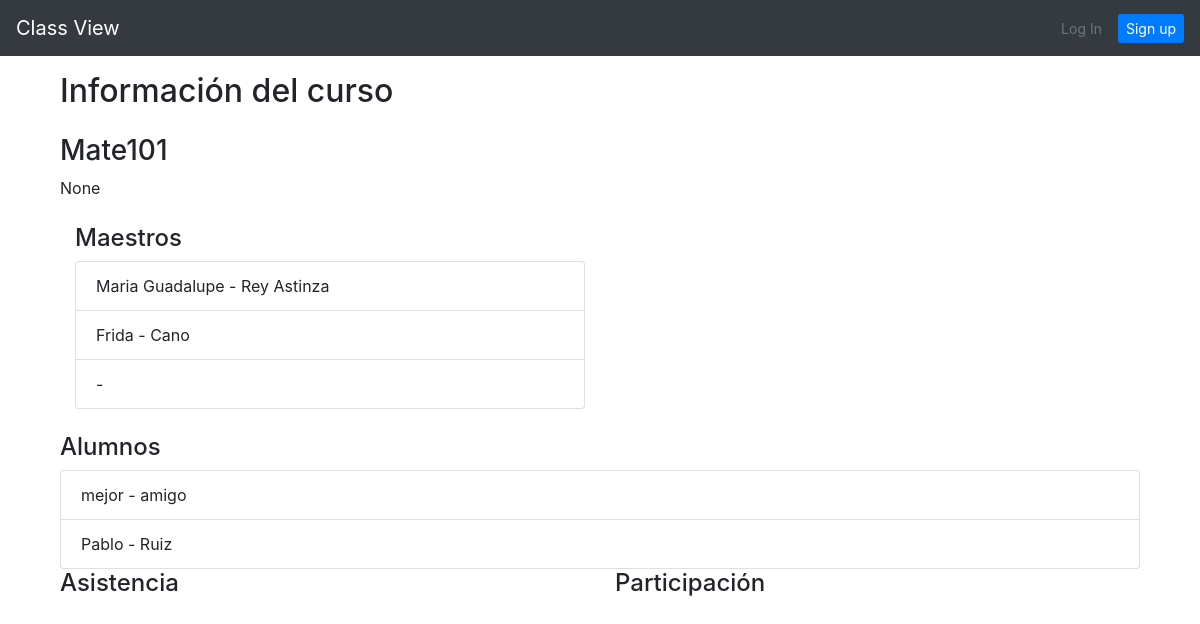
Before: /dashboard/1/ with the older database file.
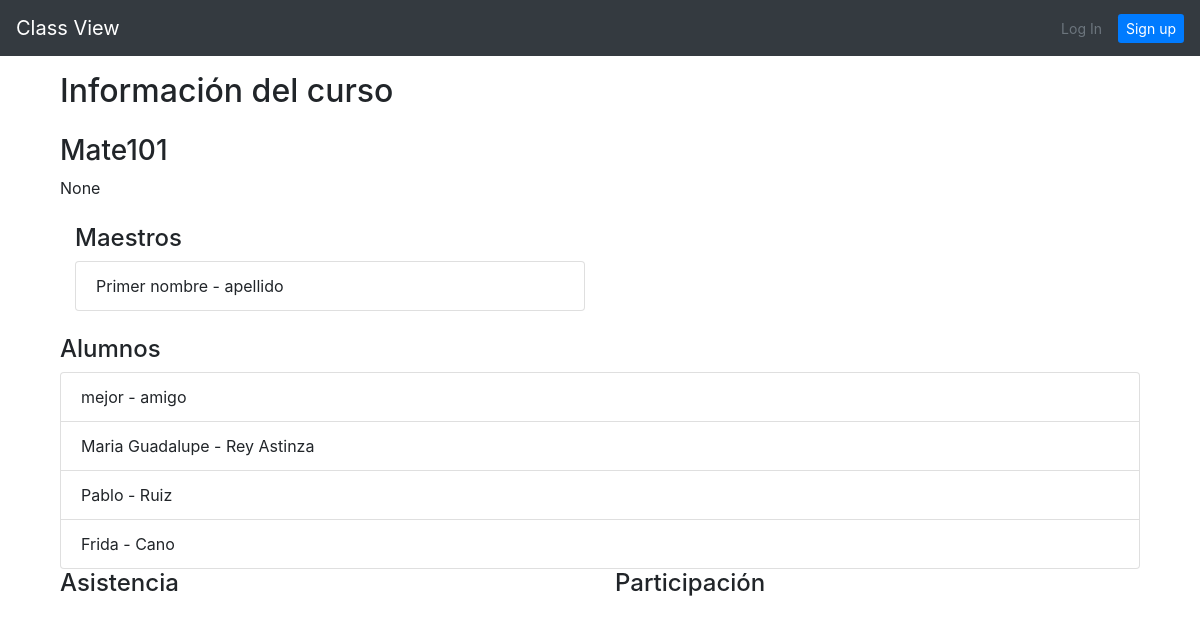
After: the same page with the newer database file.
### classes/models.py (models this page shows, shortened)
class CustomUser(AbstractUser):
    age = models.PositiveIntegerField(null=True, blank=True)
    degree = models.CharField(max_length=50, null=True, blank=True)
    semester = models.CharField(max_length=10, null=True, blank=True)
    courses = models.ManyToManyField(Course, related_name= 'courses')
    face_encoding = models.CharField(max_length=150, null=True, blank=True)
    photo = models.ImageField(upload_to='images/', null=True, blank=True)

### dashboard/views.py (the view)
# urls.py: path('<int:pk>/', CourseDetailView.as_view(), name='course_detail'),
class CourseDetailView(DetailView):
    model = Course
    template_name = 'course_detail.html'
    context_object_name = 'course_obj'
    def get_context_data(self, **kwargs):
        context = super().get_context_data(**kwargs)
        context['alumni_obj'] = CustomUser.objects.filter(courses=self.object, is_staff=False)
        context['attendance_obj'] = Attendance.objects.filter(course=self.object)
        context['participation_obj'] = Participation.objects.filter(course=self.object)
        context['teacher_obj'] = CustomUser.objects.filter(courses=self.object, is_staff=True)
        context['user_obj'] = self.request.user
        context['pk'] = self.object.id
        return context

### templates/course_detail.html (shortened to what this page needs)
{% extends 'base.html' %}
{% block content %}
    <div class="container">
        <div class="post-entry">
            <h2 class="mb-4"> Información del curso </h2>
            <h3>{{ course_obj.name }}</h3>
            <p class="mb-4">{{ course_obj.description }}</p>
            <div class="col-md-6">
                <h4> Maestros </h4>
                <ul class="list-group">
                    {% for i in teacher_obj %}
                        <li class="list-group-item">{{ i.first_name }} - {{ i.last_name }}</li>
                    {% endfor %}
                </ul>
            </div>
        </div>
            <div class="mt-4">
                <h4> Alumnos </h4>
                <ul class="list-group">
                    {% for alumni in alumni_obj %}
                        <li class="list-group-item">{{ alumni.first_name }} - {{ alumni.last_name }}</li>
                    {% endfor %}
                </ul>
            </div>
            <div class="row">
                <div class="col-md-6">
                    <h4> Asistencia </h4>
                </div>
                <div class="col-md-6">
                    <h4> Participación </h4>
                </div>
            </div>
        </div>
    </div>
{% endblock content %}

Changed rows visible on the page:
changed CustomUser: first_name (not shown) → "Primer nombre"; last_name (not shown) → "apellido"
changed CustomUser "Maria Guadalupe": moves from the list under "Maestros" to the list under "Alumnos"
changed CustomUser "Frida": moves from the list under "Maestros" to the list under "Alumnos"
